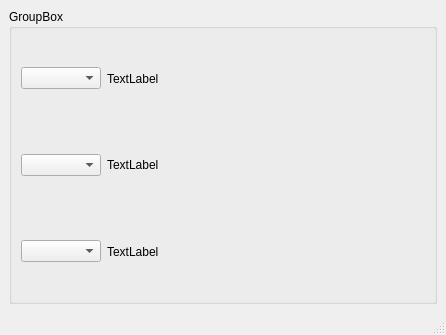
<?xml version="1.0" encoding="UTF-8"?>
<ui version="4.0">
 <class>MainWindow</class>
 <widget class="QMainWindow" name="MainWindow">
  <property name="geometry">
   <rect>
    <x>0</x>
    <y>0</y>
    <width>446</width>
    <height>335</height>
   </rect>
  </property>
  <property name="windowTitle">
   <string>MainWindow</string>
  </property>
  <widget class="QWidget" name="centralwidget">
   <layout class="QGridLayout" name="gridLayout_2">
    <item row="0" column="0">
     <widget class="QGroupBox" name="groupBox">
      <property name="title">
       <string>GroupBox</string>
      </property>
      <layout class="QGridLayout" name="gridLayout">
       <item row="0" column="0">
        <layout class="QVBoxLayout" name="verlayout_sensor1_4">
         <property name="sizeConstraint">
          <enum>QLayout::SetFixedSize</enum>
         </property>
         <item>
          <layout class="QHBoxLayout" name="horlayout_sensor1_14" stretch="2,8">
           <property name="sizeConstraint">
            <enum>QLayout::SetDefaultConstraint</enum>
           </property>
           <item>
            <widget class="QComboBox" name="combobox_sensor1_11">
             <property name="sizePolicy">
              <sizepolicy hsizetype="Preferred" vsizetype="Fixed">
               <horstretch>0</horstretch>
               <verstretch>0</verstretch>
              </sizepolicy>
             </property>
            </widget>
           </item>
           <item>
            <widget class="QLabel" name="lbl_sensor1_11">
             <property name="sizePolicy">
              <sizepolicy hsizetype="Preferred" vsizetype="Preferred">
               <horstretch>0</horstretch>
               <verstretch>0</verstretch>
              </sizepolicy>
             </property>
             <property name="text">
              <string>TextLabel</string>
             </property>
            </widget>
           </item>
          </layout>
         </item>
         <item>
          <layout class="QHBoxLayout" name="horlayout_sensor1_15" stretch="2,8">
           <property name="sizeConstraint">
            <enum>QLayout::SetNoConstraint</enum>
           </property>
           <item>
            <widget class="QComboBox" name="combobox_sensor1_12">
             <property name="sizePolicy">
              <sizepolicy hsizetype="Preferred" vsizetype="Fixed">
               <horstretch>0</horstretch>
               <verstretch>0</verstretch>
              </sizepolicy>
             </property>
            </widget>
           </item>
           <item>
            <widget class="QLabel" name="lbl_sensor1_12">
             <property name="sizePolicy">
              <sizepolicy hsizetype="Preferred" vsizetype="Preferred">
               <horstretch>0</horstretch>
               <verstretch>0</verstretch>
              </sizepolicy>
             </property>
             <property name="text">
              <string>TextLabel</string>
             </property>
            </widget>
           </item>
          </layout>
         </item>
         <item>
          <layout class="QHBoxLayout" name="horlayout_sensor1_16" stretch="2,8">
           <property name="sizeConstraint">
            <enum>QLayout::SetMinimumSize</enum>
           </property>
           <item>
            <widget class="QComboBox" name="combobox_sensor1_13"/>
           </item>
           <item>
            <widget class="QLabel" name="lbl_sensor1_13">
             <property name="text">
              <string>TextLabel</string>
             </property>
            </widget>
           </item>
          </layout>
         </item>
        </layout>
       </item>
      </layout>
     </widget>
    </item>
   </layout>
  </widget>
  <widget class="QMenuBar" name="menubar">
   <property name="geometry">
    <rect>
     <x>0</x>
     <y>0</y>
     <width>446</width>
     <height>21</height>
    </rect>
   </property>
  </widget>
  <widget class="QStatusBar" name="statusbar"/>
 </widget>
 <resources/>
 <connections/>
</ui>
